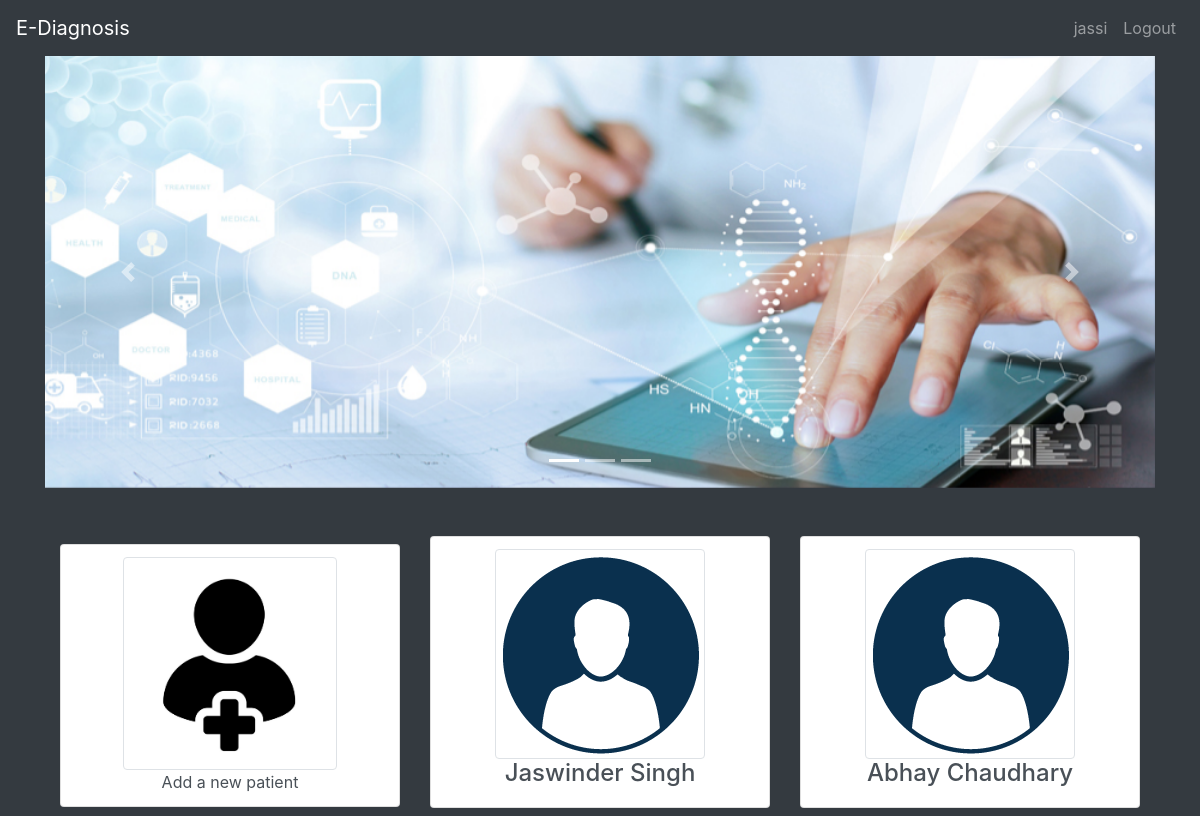
/dashboard/ (signed in), run on an earlier commit of the app's database.
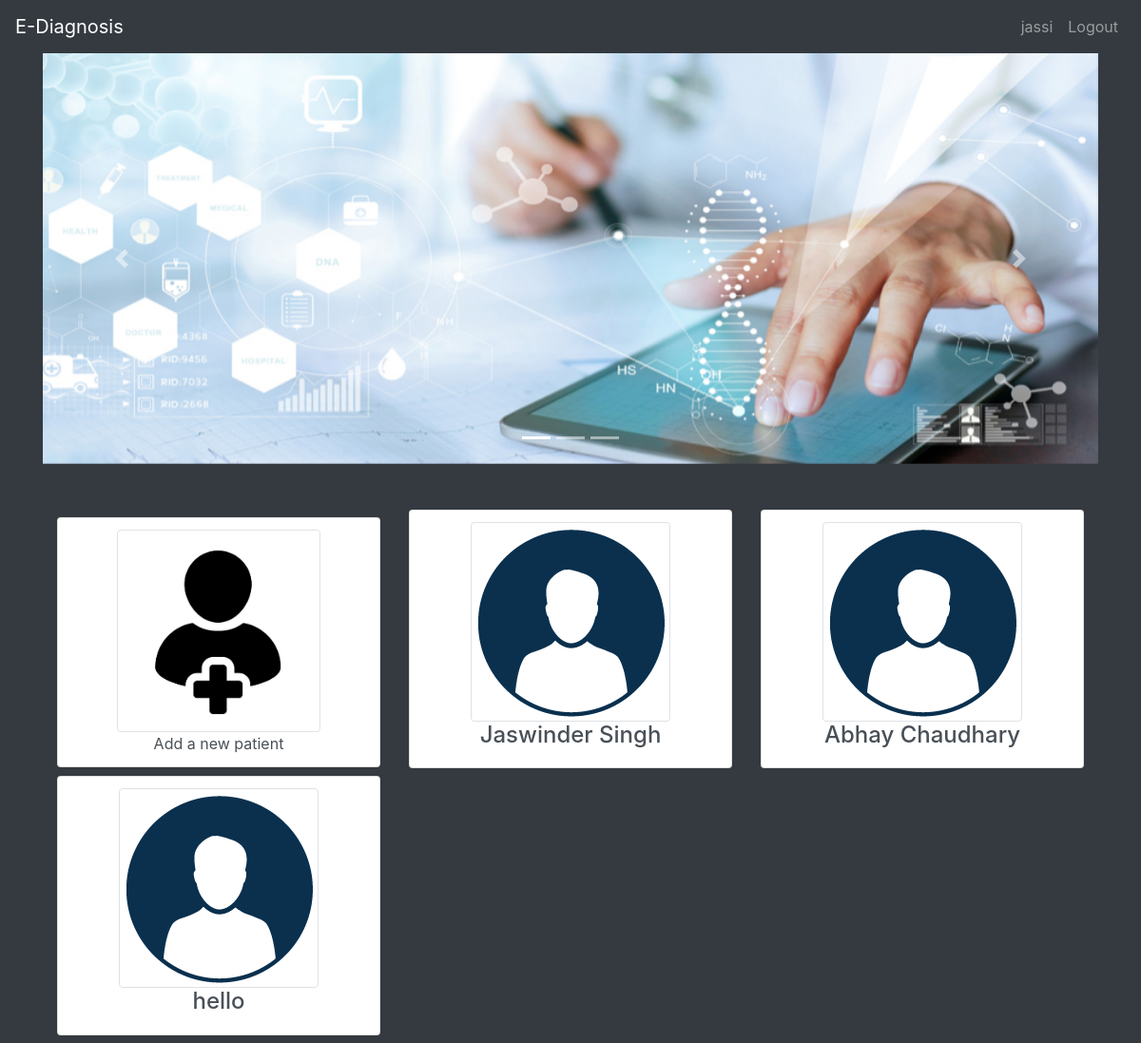
And on a later commit of the database.
### dashboard/models.py (models this page shows, shortened)
class Patient(models.Model):
    patientemail = models.EmailField("Enter Email", unique=True)
    docId = models.ForeignKey(MyUser, on_delete=models.CASCADE)
    name = models.CharField(max_length=101)
    phone = models.CharField("Enter Without any country/state codes", max_length=10, unique=True)

### dashboard/views.py (the view)
# urls.py: path('dashboard/', views.DashboardListView.as_view(), name="dashboard"),
class DashboardListView(ListView,LoginRequiredMixin):
    model = Patient
    template_name = 'dashboard.html'
    def get_queryset(self):
        return Patient.objects.filter(docId=self.request.user.id)

### templates/dashboard.html (shortened to what this page needs)
{% extends 'index.html' %}
{% block content %}
{% load static %}
  <div id="carouselExampleIndicators" class="carousel slide" data-ride="carousel">
    <ol class="carousel-indicators">
      <li data-target="#carouselExampleIndicators" data-slide-to="0" class="active"></li>
      <li data-target="#carouselExampleIndicators" data-slide-to="1"></li>
      <li data-target="#carouselExampleIndicators" data-slide-to="2"></li>
    </ol>
    <div class="carousel-inner">
      <div class="carousel-item active">
        <img src="{% static "images/topbg.jpg" %}" class="d-block w-100" alt="..." class="img-fluid">
      </div>
    </div>
    <a class="carousel-control-prev" href="#carouselExampleIndicators" role="button" data-slide="prev">
      <span class="carousel-control-prev-icon" aria-hidden="true"></span>
    </a>
    <a class="carousel-control-next" href="#carouselExampleIndicators" role="button" data-slide="next">
      <span class="carousel-control-next-icon" aria-hidden="true"></span>
    </a>
  </div>
  <div class="container">
    <div class="text-center">
      <div class="card-body">
      </div>
    </div>
    <div class="row text-center">
      <div class="col-md-4 mt-2">
        <div class="list-group">
          <a href="{% url 'add_patient' %}" class="list-group-item list-group-item-action">
            <img src="{% static "images/add.jpg" %}" alt="" class="img-thumbnail add-img">
            <br>Add a new patient
          </a>
        </div>
      </div>
      {% for Patient in patient_list %}
      <div class="col-md-4 mb-2">
        <div class="list-group">
          <a href="{% url 'scans' pk=Patient.pk %}" class="list-group-item list-group-item-action">
            <img src="{% static "images/images.png" %}" alt="" class="img-thumbnail pat-img" >
            <br><h4>{{ Patient.name }}</h4>
          </a>
        </div>
      </div>
      {% endfor %}
    </div>
  </div>
{% endblock %}

What changed in the data, as far as the page shows it:
added Patient: name "hello"
